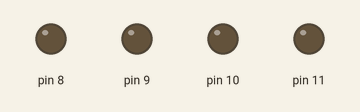
This sketch was run on a simulated Arduino Uno, built with avr-gcc and run on an emulated ATmega328P. Shown: output pins drawn as LEDs (lit = HIGH).

Above: at 0.7 s.
At 2.2 s:
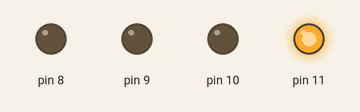
At 3.7 s:
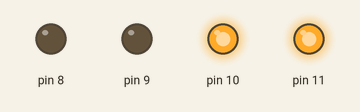
At 5.2 s:
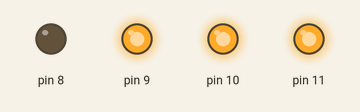
At 7.0 s:
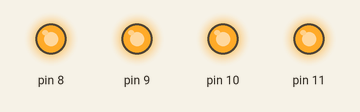
Timing chart, 0 to 10.4 s (numbered marks = the images above):
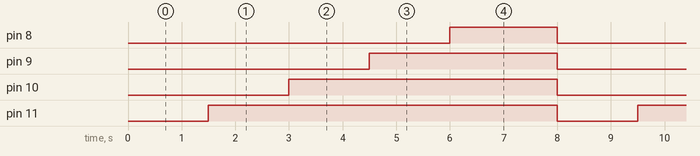

The sketch:

lab03_4.ino
```cpp
void setup() {
  pinMode(8,OUTPUT);
  pinMode(9,OUTPUT);
  pinMode(10,OUTPUT);
  pinMode(11,OUTPUT);
}

void loop() {
  digitalWrite(8,LOW);
  digitalWrite(9,LOW);
  digitalWrite(10,LOW);
  digitalWrite(11,LOW);

  digitalWrite(8,LOW);
  delay(500);
  digitalWrite(9,LOW);
  delay(500);
  digitalWrite(10,LOW);
  delay(500);
  digitalWrite(11,HIGH);
  delay(500);

  digitalWrite(8,LOW);
  delay(500);
  digitalWrite(9,LOW);
  delay(500);
  digitalWrite(10,HIGH);
  delay(500);
  digitalWrite(11,HIGH);
  delay(500);

  digitalWrite(8,LOW);
  delay(500);
  digitalWrite(9,HIGH);
  delay(500);
  digitalWrite(10,HIGH);
  delay(500);
  digitalWrite(11,HIGH);
  delay(500);

  digitalWrite(8,HIGH);
  delay(500);
  digitalWrite(9,HIGH);
  delay(500);
  digitalWrite(10,HIGH);
  delay(500);
  digitalWrite(11,HIGH);
  delay(500);
}
```

Measured:
- by itself, pin 8: alternates HIGH for 2.0 s and LOW for 6.0 s
- by itself, pin 9: alternates HIGH for 3.5 s and LOW for 4.5 s
- by itself, pin 10: alternates HIGH for 5.0 s and LOW for 3.0 s
- by itself, pin 11: alternates HIGH for 6.5 s and LOW for 1.5 s
